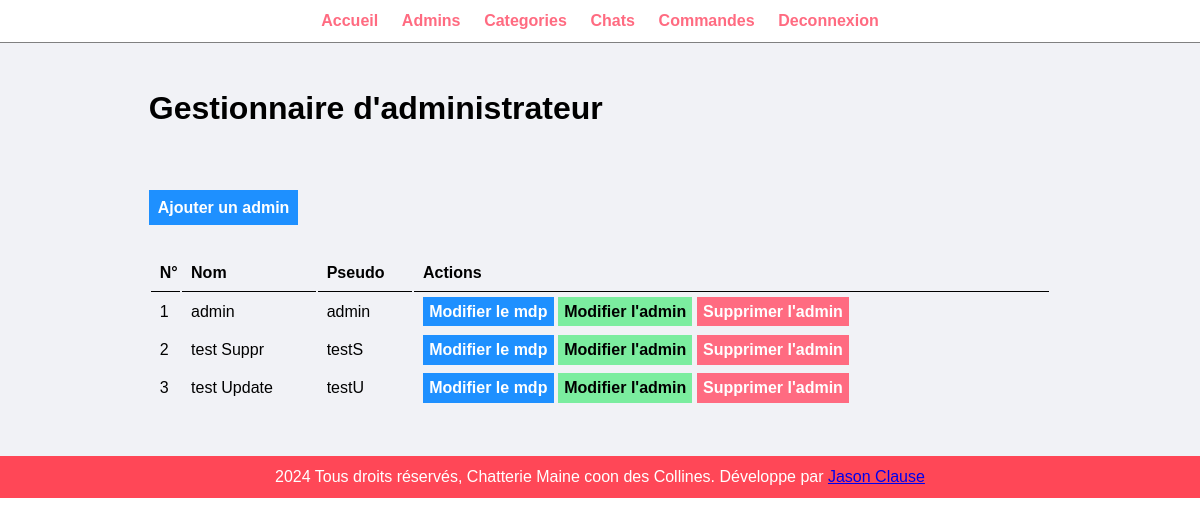
Screenshot of /admin/manage-admin.php (signed in) with the database file from the repository.
### tables this page shows
create table if not exists `grL_Admin`(
  `id` smallint unsigned not null auto_increment,
  `full_name` varchar(100) not null,
  `username` varchar(50) not null,
  `password` varchar(255) not null,

  primary key(`id`)
);

### admin/manage-admin.php (the view, shortened to what this page needs)
<?php include('partials/menu.php')?>
	<div class="main-content">
		<div class="wrapper">
			<h1>Gestionnaire d'administrateur</h1><br/><br/>
			<br/><br/>
			<a href="add-admin.php" class="btn-primary">Ajouter un admin</a>
			<br/><br/><br/>
			<table class="tbl-full">
				<tr>
					<th>N°</th>
					<th>Nom</th>
					<th>Pseudo</th>
					<th>Actions</th>
				</tr>
				<?php
					$sql = "SELECT * FROM grL_Admin";
					$res = mysqli_query($conn, $sql);
					if($res==TRUE){
						$count = mysqli_num_rows($res);
						$sn=1;
						if($count>0){
							while($rows=mysqli_fetch_assoc($res)){
								$id= $rows['id'];
								$full_name= $rows['full_name'];
								$username= $rows['username'];
								?>
									<tr>
										<td><?php echo $sn++; ?></td>
										<td><?php echo $full_name; ?></td>
										<td><?php echo $username; ?></td>
										<td>
											<a href='<?php echo SITEURL; ?>admin/update-password.php?id=<?php echo $id; ?>' class="btn-primary">Modifier le mdp</a>
											<a href='<?php echo SITEURL; ?>admin/update-admin.php?id=<?php echo $id; ?>' class="btn-secondary">Modifier l'admin</a>
											<a href="<?php echo SITEURL; ?>admin/delete-admin.php?id=<?php echo $id; ?>" class="btn-danger">Supprimer l'admin</a>
										</td>
									</tr>
								<?php
							}
						}
					}
				?>
			</table>
		</div>
	</div>
<?php include('partials/footer.php')?>

### css/admin.css (style rules this page uses)
* { margin: 0; padding: 0; font-family: Arial, Helvetica, sans-serif; }
.wrapper { padding: 1%; width: 80%; margin: 0 auto; }
.tbl-full { width: 100%; }
table tr th { border-bottom: 1px solid black; padding: 1%; text-align: left; }
table tr td { padding: 1%; }
.btn-primary { background-color: #1e90ff; padding: 1%; color: white; text-decoration: none; font-weight: bold; }
.btn-secondary { background-color: #7bed9f; padding: 1%; color: black; text-decoration: none; font-weight: bold; }
.btn-danger { background-color: #ff6b81; padding: 1%; color: white; text-decoration: none; font-weight: bold; }
.main-content { background-color: #f1f2f6; padding: 3%; }

### rows the page displays
grl_admin: full_name "admin", username "admin"
grl_admin: full_name "test Suppr", username "testS"
grl_admin: full_name "test Update", username "testU"
